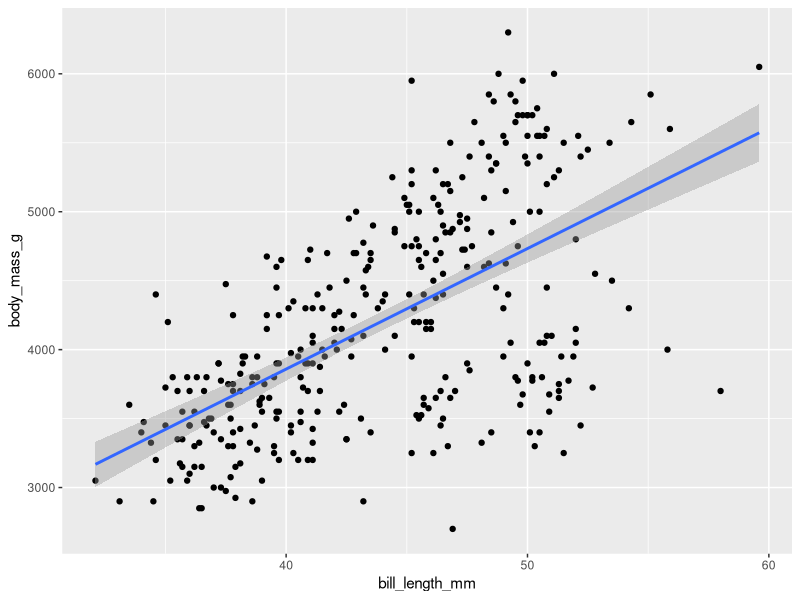
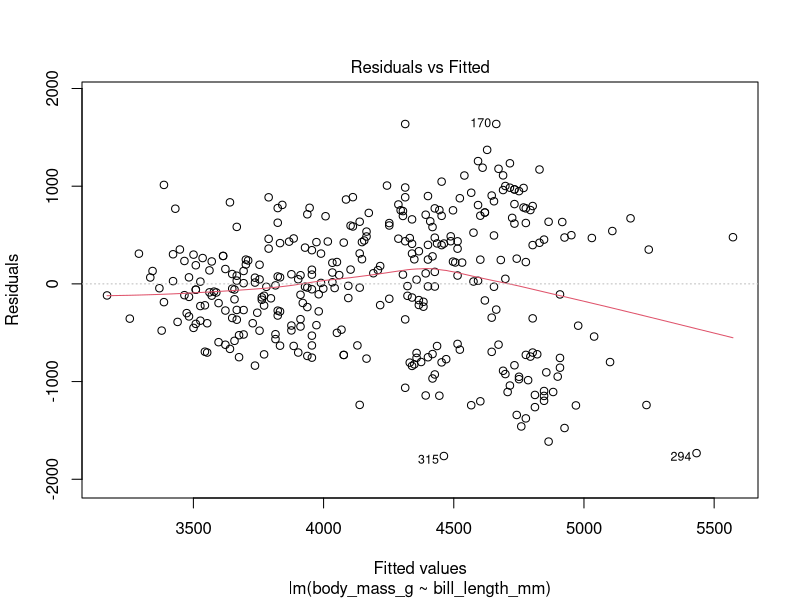
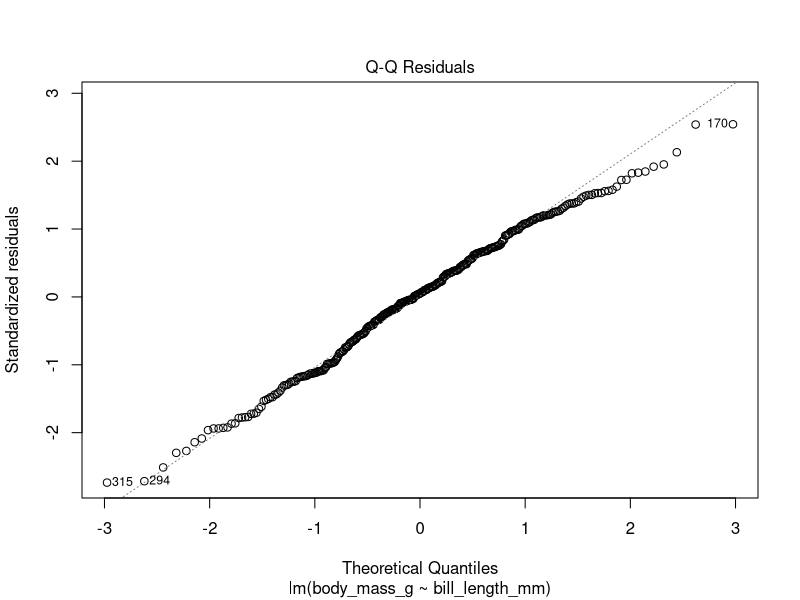
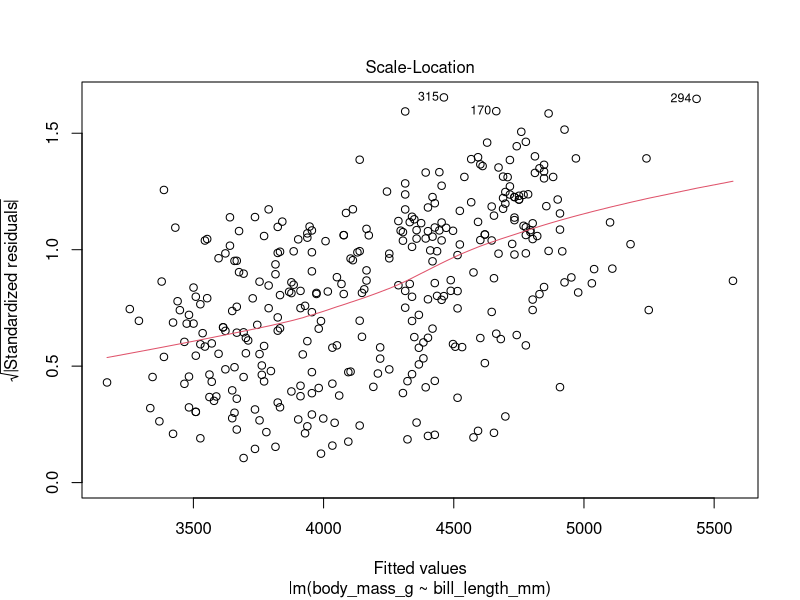
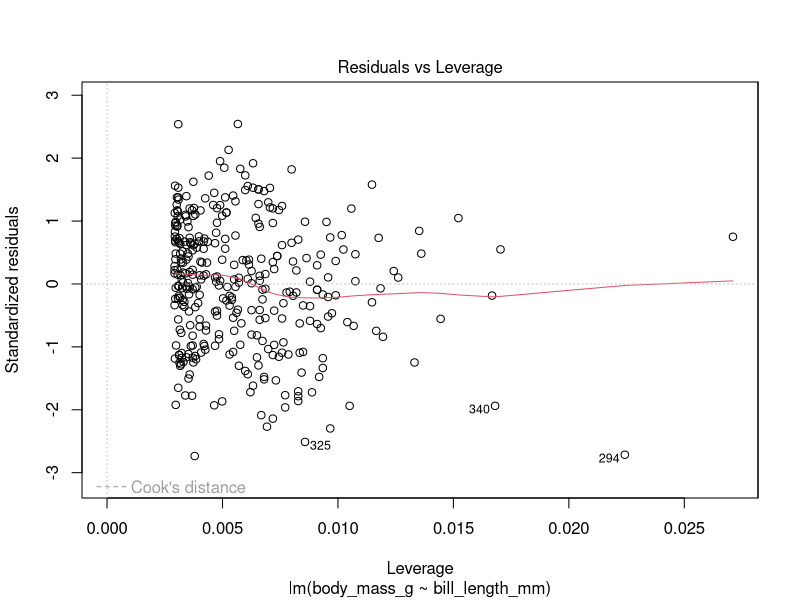
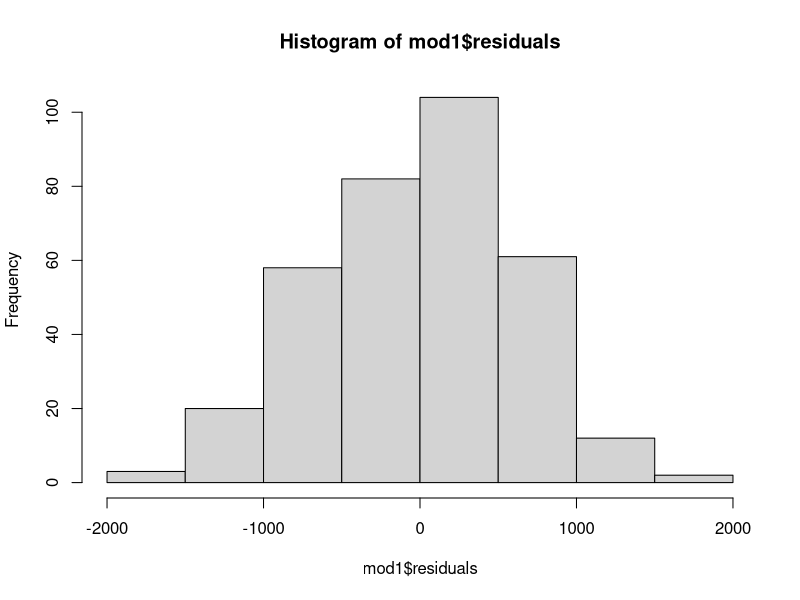

Write R code to recreate these figures, in order.

#more regression

library(tidyverse)
library(palmerpenguins)

ggplot(data = penguins, aes(x = bill_length_mm, y = body_mass_g))+ 
  geom_point() + geom_smooth(method='lm')

mod1 <- lm(body_mass_g ~ bill_length_mm, data = penguins)
summary(mod1)

#for every one mm increase in bill length the body mass increases by 87.415 grams

plot(mod1)
#in the residuals vs leverage graph it will label the data points that are concerning and it'll be the row in the data that is the concern  


str(mod1)
hist(mod1$residuals)


#Multiple regression

mod2 <- lm(body_mass_g ~ bill_length_mm + flipper_length_mm, data = penguins)
summary(mod2)

#model always gets better as you add more variables, the model can be over fitted though for when you want to fit to a new data point 

mod3 <- lm(body_mass_g ~ flipper_length_mm, data = penguins)
summary(mod3)

mod4 <- lm(body_mass_g ~ flipper_length_mm + sex, data = penguins)
summary(mod4)
#means that if you have two penguins with the same flipper length than it is expected that the male will weigh 347.85 grams more than the female

mod5 <- lm(body_mass_g ~ flipper_length_mm + sex + bill_depth_mm + bill_length_mm + year + island + species, data = penguins)
summary(mod5)

AIC(mod1, mod2, mod3, mod4, mod5)
#for AIC comparisons you want the lowest score compared to the other groups 
#should drop NAs or data you are worried about before doing AIC because it should be against the same number of observations
#if the model is overfitted it should then have a higher AIC

#should talk about estimate, P value, r squared, AIC value 

